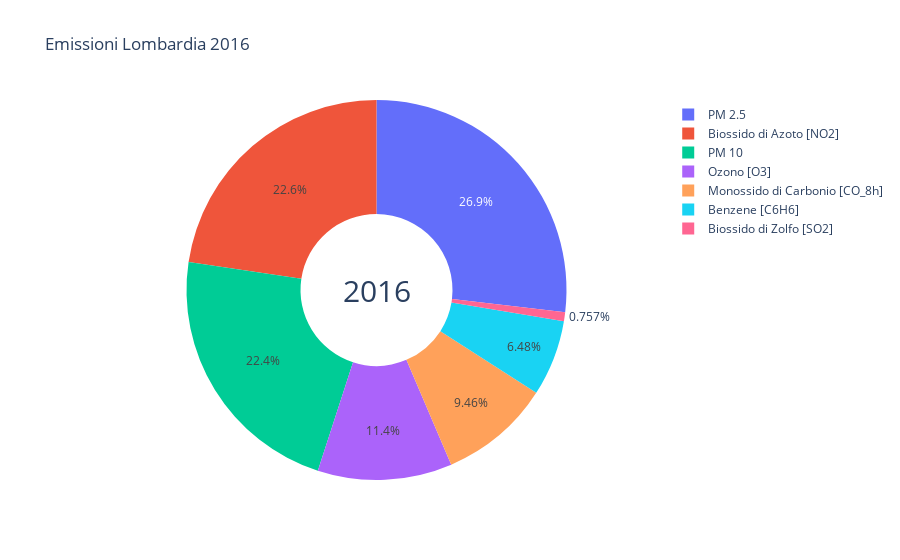
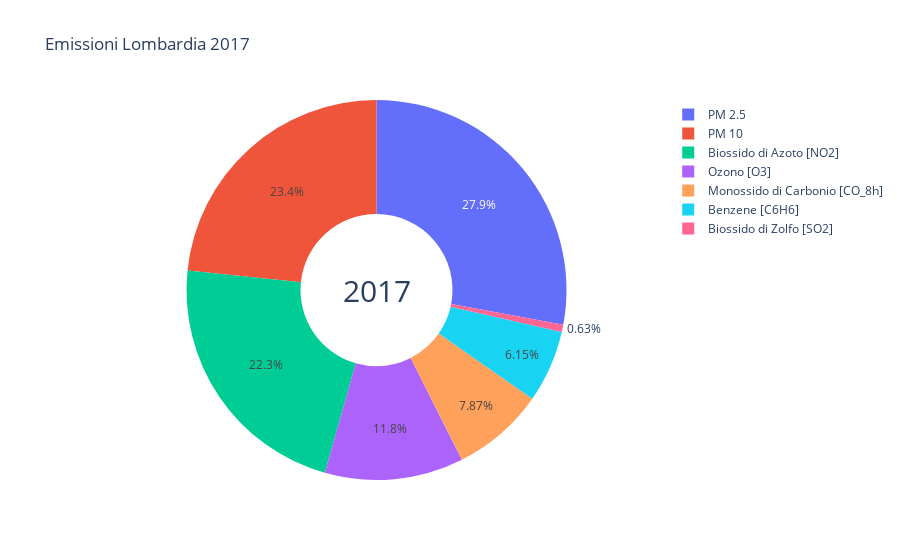
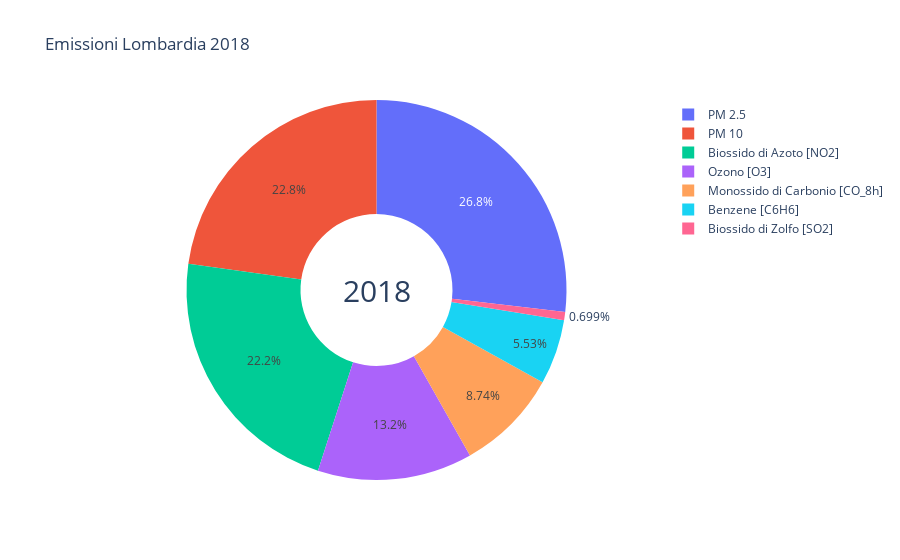

Here is the notebook cell these charts were saved with, in order:
### Code cell
from matplotlib import pyplot as plt
import matplotlib
import numpy as np
import pandas as pd


def pie_chart_anno(anno):
    benzene = pd.read_csv(f"../csv/lombardia/scatter/{str(anno)}/mean_{str(anno)}_Benzene_Precipitazione.csv", encoding='utf-8', sep=',')
    biossido_azoto = pd.read_csv(f"../csv/lombardia/scatter/{str(anno)}/mean_{str(anno)}_Biossido di Azoto_Precipitazione.csv", encoding='utf-8', sep=',')
    biossido_zolfo = pd.read_csv(f"../csv/lombardia/scatter/{str(anno)}/mean_{str(anno)}_Biossido di Zolfo_Precipitazione.csv", encoding='utf-8', sep=',')
    monossido_carbonio = pd.read_csv(f"../csv/lombardia/scatter/{str(anno)}/mean_{str(anno)}_Biossido di Zolfo_Precipitazione.csv", encoding='utf-8', sep=',')
    ozono = pd.read_csv(f"../csv/lombardia/scatter/{str(anno)}/mean_{str(anno)}_Ozono_Precipitazione.csv", encoding='utf-8', sep=',')
    Pm25 = pd.read_csv(f"../csv/lombardia/scatter/{str(anno)}/mean_{str(anno)}_Particelle sospese PM2.5_Precipitazione.csv", encoding='utf-8', sep=',')
    Pm10 = pd.read_csv(f"../csv/lombardia/scatter/{str(anno)}/mean_{str(anno)}_PM10_Precipitazione.csv", encoding='utf-8', sep=',')
    
    #Media
    lista_inquinanti=[benzene, biossido_azoto, biossido_zolfo, monossido_carbonio, ozono, Pm25, Pm10]
    media_inquinanti=[]
    valori_limite=[5,40,125,10,120,25,40]
    contatore=0
    for inq in lista_inquinanti:
        media_inquinanti.append((inq['Valore inquinante'].mean()/valori_limite[contatore])*100)
        contatore+=1
    labels = ['Benzene [C6H6]','Biossido di Azoto [NO2]','Biossido di Zolfo [SO2]','Monossido di Carbonio [CO_8h]', 'Ozono [O3]', 'PM 2.5', 'PM 10']

    # Use `hole` to create a donut-like pie chart
    fig = go.Figure(data=[go.Pie(labels=labels, values=media_inquinanti, hole=.4)])

    fig.update_layout(
        title_text=f"Emissioni Lombardia {str(anno)}",
        annotations=[dict(text=f'{str(anno)}', x=0.50, y=0.5, font_size=30, showarrow=False)])
    fig.show()  
        
pie_chart_anno(2016)        
pie_chart_anno(2017)
pie_chart_anno(2018)

### Figure 1 — Plotly figure (JSON) as saved in the notebook; plotly's stock layout.template omitted (floating-point values rounded to 4 significant figures)
{"data": [{"hole": 0.4, "labels": ["Benzene [C6H6]", "Biossido di Azoto [NO2]", "Biossido di Zolfo [SO2]", "Monossido di Carbonio [CO_8h]", "Ozono [O3]", "PM 2.5", "PM 10"], "type": "pie", "values": [21.88, 76.44, 2.555, 31.93, 38.59, 90.7, 75.49]}], "layout": {"annotations": [{"font": {"size": 30}, "showarrow": false, "text": "2016", "x": 0.5, "y": 0.5}], "title": {"text": "Emissioni Lombardia 2016"}}}

### Figure 2 — Plotly figure (JSON) as saved in the notebook; plotly's stock layout.template omitted (floating-point values rounded to 4 significant figures)
{"data": [{"hole": 0.4, "labels": ["Benzene [C6H6]", "Biossido di Azoto [NO2]", "Biossido di Zolfo [SO2]", "Monossido di Carbonio [CO_8h]", "Ozono [O3]", "PM 2.5", "PM 10"], "type": "pie", "values": [22.45, 81.25, 2.298, 28.73, 43.09, 101.9, 85.25]}], "layout": {"annotations": [{"font": {"size": 30}, "showarrow": false, "text": "2017", "x": 0.5, "y": 0.5}], "title": {"text": "Emissioni Lombardia 2017"}}}

### Figure 3 — Plotly figure (JSON) as saved in the notebook; plotly's stock layout.template omitted (floating-point values rounded to 4 significant figures)
{"data": [{"hole": 0.4, "labels": ["Benzene [C6H6]", "Biossido di Azoto [NO2]", "Biossido di Zolfo [SO2]", "Monossido di Carbonio [CO_8h]", "Ozono [O3]", "PM 2.5", "PM 10"], "type": "pie", "values": [17.76, 71.37, 2.246, 28.07, 42.3, 86.19, 73.19]}], "layout": {"annotations": [{"font": {"size": 30}, "showarrow": false, "text": "2018", "x": 0.5, "y": 0.5}], "title": {"text": "Emissioni Lombardia 2018"}}}
